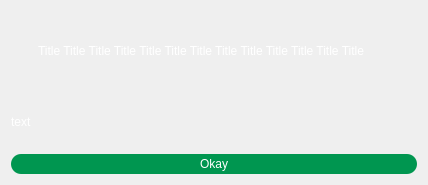
<?xml version="1.0" encoding="UTF-8"?>
<ui version="4.0">
 <class>Dialog</class>
 <widget class="QDialog" name="Dialog">
  <property name="geometry">
   <rect>
    <x>0</x>
    <y>0</y>
    <width>428</width>
    <height>185</height>
   </rect>
  </property>
  <property name="windowTitle">
   <string>Jade Launcher</string>
  </property>
  <property name="windowIcon">
   <iconset resource="../assets.qrc">
    <normaloff>:/icons/assets/icons/jadeIcon.png</normaloff>:/icons/assets/icons/jadeIcon.png</iconset>
  </property>
  <property name="styleSheet">
   <string notr="true">QDialog {
	border-image: url(:/backgrounds/assets/backgrounds/errorBackground.png) 0 0 0 0 stretch stretch;
}
</string>
  </property>
  <layout class="QGridLayout" name="gridLayout">
   <item row="0" column="0">
    <layout class="QHBoxLayout" name="horizontalLayout">
     <item>
      <widget class="QLabel" name="label">
       <property name="minimumSize">
        <size>
         <width>21</width>
         <height>71</height>
        </size>
       </property>
       <property name="maximumSize">
        <size>
         <width>21</width>
         <height>71</height>
        </size>
       </property>
       <property name="styleSheet">
        <string notr="true"/>
       </property>
       <property name="text">
        <string/>
       </property>
       <property name="pixmap">
        <pixmap resource="../assets.qrc">:/icons/assets/icons/gem.png</pixmap>
       </property>
       <property name="scaledContents">
        <bool>true</bool>
       </property>
      </widget>
     </item>
     <item>
      <widget class="QLabel" name="title">
       <property name="styleSheet">
        <string notr="true">color:white;
font: 18pt &quot;Calibri&quot;;</string>
       </property>
       <property name="text">
        <string>Title Title Title Title Title Title Title Title Title Title Title Title Title </string>
       </property>
       <property name="wordWrap">
        <bool>true</bool>
       </property>
      </widget>
     </item>
    </layout>
   </item>
   <item row="1" column="0">
    <layout class="QVBoxLayout" name="verticalLayout">
     <item>
      <widget class="QLabel" name="text">
       <property name="styleSheet">
        <string notr="true">color:white;
font: 14pt &quot;Calibri&quot;;</string>
       </property>
       <property name="text">
        <string>text</string>
       </property>
       <property name="wordWrap">
        <bool>true</bool>
       </property>
      </widget>
     </item>
     <item>
      <widget class="QPushButton" name="okay">
       <property name="minimumSize">
        <size>
         <width>0</width>
         <height>20</height>
        </size>
       </property>
       <property name="styleSheet">
        <string notr="true">QPushButton {
	background-color: rgb(0, 150, 80);
	border-color: rgb(0, 255, 0);
	border-radius: 10px;
	font: 10pt &quot;Calibri&quot;;
	
	color: rgb(255, 255, 255);
}

QPushButton:hover {
	background-color: rgb(0, 170, 100);
}

QPushButton:pressed {
	
	background-color: rgb(0, 200, 120);
}</string>
       </property>
       <property name="text">
        <string>Okay</string>
       </property>
      </widget>
     </item>
    </layout>
   </item>
  </layout>
 </widget>
 <resources>
  <include location="../assets.qrc"/>
 </resources>
 <connections/>
</ui>
